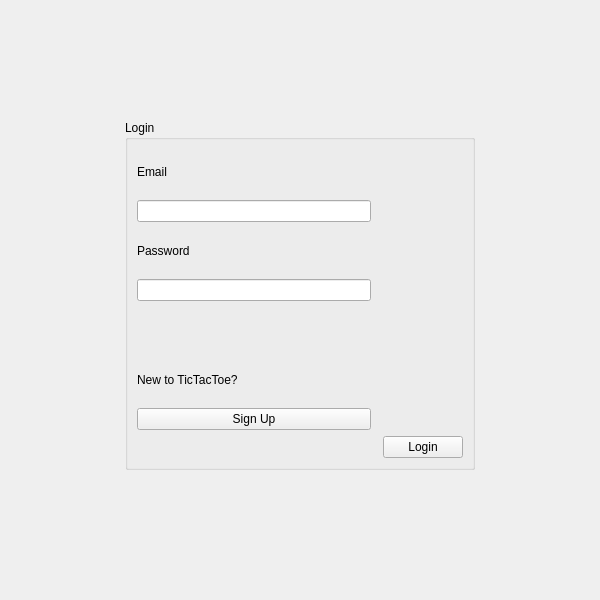
<?xml version="1.0" encoding="UTF-8"?>
<ui version="4.0">
 <class>LoginPage</class>
 <widget class="QWidget" name="LoginPage">
  <property name="geometry">
   <rect>
    <x>0</x>
    <y>0</y>
    <width>600</width>
    <height>600</height>
   </rect>
  </property>
  <property name="windowTitle">
   <string>Form</string>
  </property>
  <widget class="QGroupBox" name="groupBox">
   <property name="geometry">
    <rect>
     <x>125</x>
     <y>120</y>
     <width>350</width>
     <height>350</height>
    </rect>
   </property>
   <property name="title">
    <string>Login</string>
   </property>
   <layout class="QGridLayout" name="gridLayout">
    <item row="1" column="0">
     <widget class="QLineEdit" name="emailLineEdit"/>
    </item>
    <item row="8" column="0">
     <widget class="QPushButton" name="signupButton">
      <property name="text">
       <string>Sign Up</string>
      </property>
     </widget>
    </item>
    <item row="7" column="0" colspan="2">
     <widget class="QLabel" name="signupLabel">
      <property name="text">
       <string>New to TicTacToe?</string>
      </property>
     </widget>
    </item>
    <item row="5" column="0" colspan="3">
     <widget class="QLabel" name="statusLabel">
      <property name="text">
       <string/>
      </property>
     </widget>
    </item>
    <item row="0" column="0" colspan="2">
     <widget class="QLabel" name="emailLabel">
      <property name="text">
       <string>Email</string>
      </property>
     </widget>
    </item>
    <item row="3" column="0" colspan="2">
     <widget class="QLabel" name="passwordLabel">
      <property name="text">
       <string>Password</string>
      </property>
     </widget>
    </item>
    <item row="10" column="2">
     <widget class="QPushButton" name="loginButton">
      <property name="text">
       <string>Login</string>
      </property>
     </widget>
    </item>
    <item row="4" column="0">
     <widget class="QLineEdit" name="passwordLineEdit">
      <property name="echoMode">
       <enum>QLineEdit::Password</enum>
      </property>
     </widget>
    </item>
   </layout>
  </widget>
 </widget>
 <resources/>
 <connections/>
</ui>
